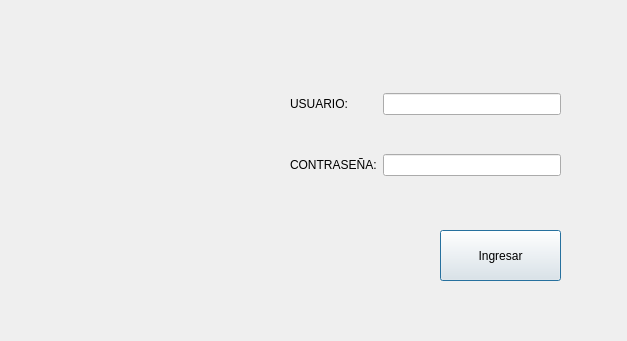
<?xml version="1.0" encoding="UTF-8"?>
<ui version="4.0">
 <class>formLogin</class>
 <widget class="QDialog" name="formLogin">
  <property name="geometry">
   <rect>
    <x>0</x>
    <y>0</y>
    <width>627</width>
    <height>341</height>
   </rect>
  </property>
  <property name="windowTitle">
   <string>Dialog</string>
  </property>
  <property name="styleSheet">
   <string notr="true">#formLogin{
	
	background-image: url(:/recur/imagenes/fondo_wasa.png);
}</string>
  </property>
  <widget class="QWidget" name="gridLayoutWidget">
   <property name="geometry">
    <rect>
     <x>290</x>
     <y>60</y>
     <width>271</width>
     <height>151</height>
    </rect>
   </property>
   <layout class="QGridLayout" name="gridLayout">
    <item row="0" column="1">
     <widget class="QLineEdit" name="getUsuario"/>
    </item>
    <item row="0" column="0">
     <widget class="QLabel" name="label">
      <property name="text">
       <string>USUARIO: </string>
      </property>
     </widget>
    </item>
    <item row="1" column="0">
     <widget class="QLabel" name="label_2">
      <property name="text">
       <string>CONTRASEÑA:</string>
      </property>
     </widget>
    </item>
    <item row="1" column="1">
     <widget class="QLineEdit" name="getContrasenia">
      <property name="font">
       <font>
        <pointsize>8</pointsize>
        <strikeout>false</strikeout>
       </font>
      </property>
     </widget>
    </item>
   </layout>
  </widget>
  <widget class="QLabel" name="imgLogin">
   <property name="geometry">
    <rect>
     <x>20</x>
     <y>70</y>
     <width>241</width>
     <height>201</height>
    </rect>
   </property>
   <property name="text">
    <string/>
   </property>
   <property name="pixmap">
    <pixmap resource="recursos.qrc">:/recur/imagenes/login.png</pixmap>
   </property>
   <property name="scaledContents">
    <bool>true</bool>
   </property>
  </widget>
  <widget class="QPushButton" name="ingresar">
   <property name="geometry">
    <rect>
     <x>440</x>
     <y>230</y>
     <width>121</width>
     <height>51</height>
    </rect>
   </property>
   <property name="text">
    <string>Ingresar</string>
   </property>
  </widget>
 </widget>
 <resources>
  <include location="recursos.qrc"/>
 </resources>
 <connections/>
</ui>
